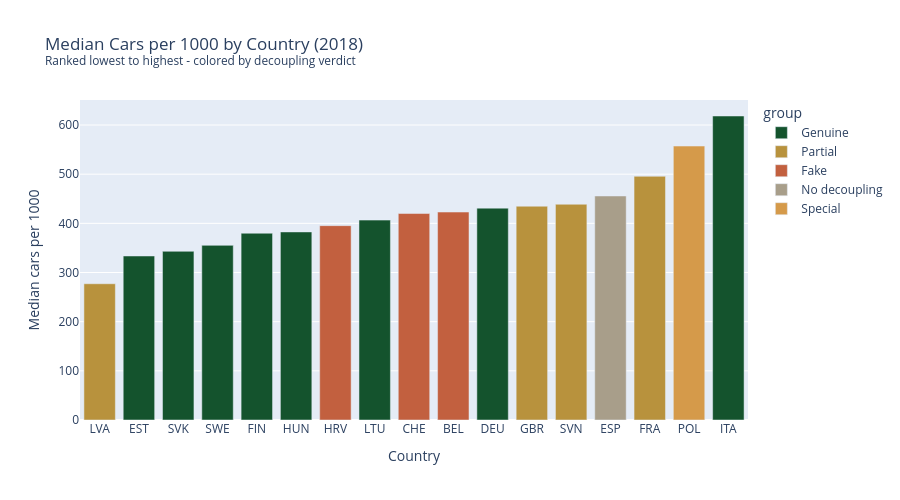

Notebook code cell kept with this figure:
### Code cell
# Median cars per country - ranked
country_cars = (
    snap_cars.groupby(['iso_code', 'country', 'group'])['cars_per_1000']
    .median()
    .reset_index()
    .sort_values('cars_per_1000')
)

fig = px.bar(
    country_cars,
    x='iso_code',
    y='cars_per_1000',
    color='group',
    color_discrete_map=GROUP_COLORS,
    category_orders={
        'iso_code': country_cars['iso_code'].tolist(),
        'group': GROUP_ORDER
    },
    title=f'Median Cars per 1000 by Country ({YEAR_CARS})<br>'
          '<sup>Ranked lowest to highest - colored by decoupling verdict</sup>',
    labels={'cars_per_1000': 'Median cars per 1000', 'iso_code': 'Country'},
    height=500
)
fig.show()

print(country_cars[['iso_code', 'group', 'cars_per_1000']].to_string(index=False))

### Figure 1 — Plotly figure (JSON) as saved in the notebook; plotly's stock layout.template omitted (floating-point values rounded to 4 significant figures)
{"data": [{"hovertemplate": "group=Genuine<br>Country=%{x}<br>Median cars per 1000=%{y}<extra></extra>", "legendgroup": "Genuine", "marker": {"color": "#14532d", "pattern": {"shape": ""}}, "name": "Genuine", "orientation": "v", "showlegend": true, "textposition": "auto", "type": "bar", "x": ["EST", "SVK", "SWE", "FIN", "HUN", "LTU", "DEU", "ITA"], "xaxis": "x", "y": [333.6, 343.1, 355.2, 379.9, 382.6, 406.6, 431.0, 618.4], "yaxis": "y"}, {"hovertemplate": "group=Partial<br>Country=%{x}<br>Median cars per 1000=%{y}<extra></extra>", "legendgroup": "Partial", "marker": {"color": "#b8923d", "pattern": {"shape": ""}}, "name": "Partial", "orientation": "v", "showlegend": true, "textposition": "auto", "type": "bar", "x": ["LVA", "GBR", "SVN", "FRA"], "xaxis": "x", "y": [277.1, 434.9, 438.8, 495.7], "yaxis": "y"}, {"hovertemplate": "group=Fake<br>Country=%{x}<br>Median cars per 1000=%{y}<extra></extra>", "legendgroup": "Fake", "marker": {"color": "#c2603f", "pattern": {"shape": ""}}, "name": "Fake", "orientation": "v", "showlegend": true, "textposition": "auto", "type": "bar", "x": ["HRV", "CHE", "BEL"], "xaxis": "x", "y": [395.3, 420.0, 423.0], "yaxis": "y"}, {"hovertemplate": "group=No decoupling<br>Country=%{x}<br>Median cars per 1000=%{y}<extra></extra>", "legendgroup": "No decoupling", "marker": {"color": "#a89e8a", "pattern": {"shape": ""}}, "name": "No decoupling", "orientation": "v", "showlegend": true, "textposition": "auto", "type": "bar", "x": ["ESP"], "xaxis": "x", "y": [455.7], "yaxis": "y"}, {"hovertemplate": "group=Special<br>Country=%{x}<br>Median cars per 1000=%{y}<extra></extra>", "legendgroup": "Special", "marker": {"color": "#d59a4a", "pattern": {"shape": ""}}, "name": "Special", "orientation": "v", "showlegend": true, "textposition": "auto", "type": "bar", "x": ["POL"], "xaxis": "x", "y": [557.2], "yaxis": "y"}], "layout": {"barmode": "relative", "height": 500, "legend": {"title": {"text": "group"}, "tracegroupgap": 0}, "title": {"text": "Median Cars per 1000 by Country (2018)<br><sup>Ranked lowest to highest - colored by decoupling verdict</sup>"}, "xaxis": {"anchor": "y", "categoryarray": ["LVA", "EST", "SVK", "SWE", "FIN", "HUN", "HRV", "LTU", "CHE", "BEL", "DEU", "GBR", "SVN", "ESP", "FRA", "POL", "ITA"], "categoryorder": "array", "domain": [0, 1], "title": {"text": "Country"}}, "yaxis": {"anchor": "x", "domain": [0, 1], "title": {"text": "Median cars per 1000"}}}}
